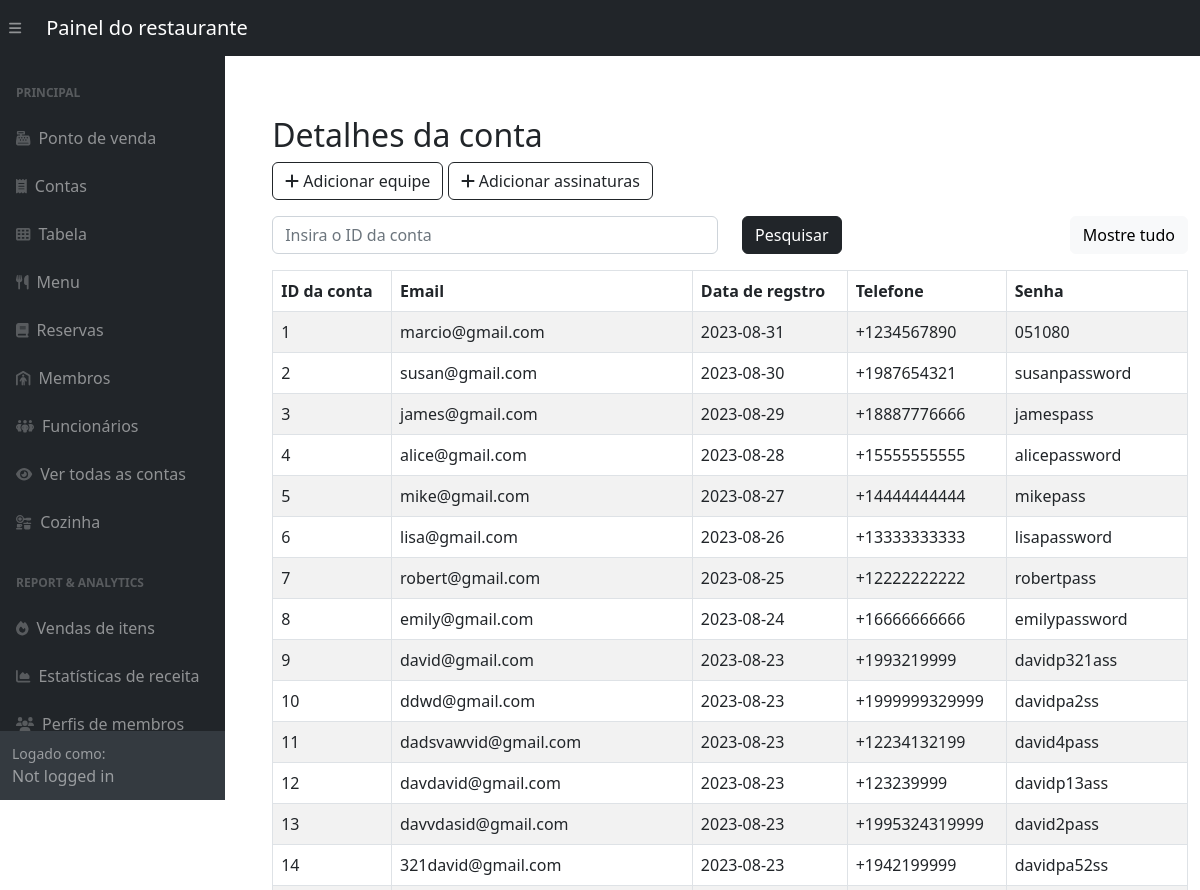
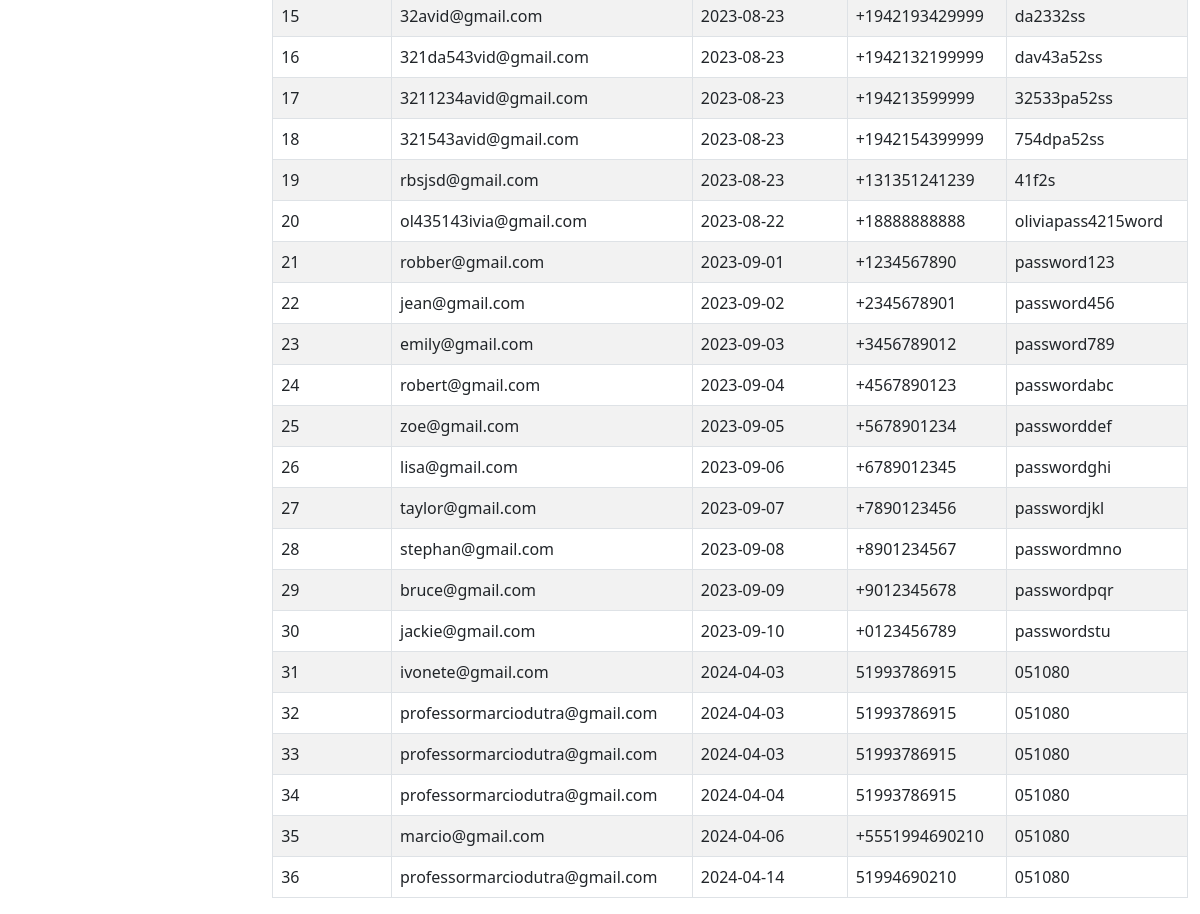
/adminSide/panel/account-panel.php, run on the app's committed database (2 pictures, top to bottom).
### tables this page shows
CREATE TABLE `Accounts` (
  `account_id` int(11) NOT NULL,
  `email` varchar(255) DEFAULT NULL,
  `register_date` date DEFAULT NULL,
  `phone_number` varchar(255) DEFAULT NULL,
  `password` varchar(255) DEFAULT NULL
);

### adminSide/panel/account-panel.php (the view, shortened to what this page needs)
<?php include '../inc/dashHeader.php'; ?>
<div class="wrapper">
    <div class="container-fluid pt-5 pl-600">
        <div class="row">
            <div class="m-50">
                <div class="mt-5 mb-3">
                    <h2 class="pull-left">Detalhes da conta</h2>
                    <a href="../staffCrud/createStaff.php" class="btn btn-outline-dark"><i class="fa fa-plus"></i> Adicionar equipe</a>
                    <a href="../customerCrud/createCust.php" class="btn btn-outline-dark"><i class="fa fa-plus"></i> Adicionar assinaturas</a>
                </div>
                <div class="mb-3">
                    <form method="POST" action="#">
                        <div class="row">
                            <div class="col-md-6">
                                <input required type="text" id="search" name="search" class="form-control" placeholder="Insira o ID da conta">
                            </div>
                            <div class="col-md-3">
                                <button type="submit" class="btn btn-dark">Pesquisar</button>
                            </div>
                            <div class="col" style="text-align: right;" >
                                <a href="account-panel.php" class="btn btn-light">Mostre tudo</a>
                            </div>
                        </div>
                    </form>
                </div>
                <?php
                require_once "../config.php";
                if (isset($_POST['search'])) {
                    if (!empty($_POST['search'])) {
                        $search = $_POST['search'];
                        $sql = "SELECT *
                                FROM Accounts
                                WHERE email LIKE '%$search%' OR account_id LIKE '%$search%'
                                ORDER BY account_id;";
                    } else {
                        $sql = "SELECT *
                                FROM Accounts
                                ORDER BY account_id;";
                    }
                } else {
                    $sql = "SELECT *
                            FROM Accounts
                            ORDER BY account_id;";
                }
                if ($result = mysqli_query($link, $sql)) {
                    if (mysqli_num_rows($result) > 0) {
                        echo '<table class="table table-bordered table-striped">';
                        echo "<thead>";
                        echo "<tr>";
                        echo "<th>ID da conta</th>";
                        echo "<th>Email</th>";
                        echo "<th>Data de regstro</th>";
                        echo "<th>Telefone</th>";
                        echo "<th>Senha</th>";
                        echo "</tr>";
                        echo "</thead>";
                        echo "<tbody>";
                        while ($row = mysqli_fetch_array($result)) {
                            echo "<tr>";
                            echo "<td>" . $row['account_id'] . "</td>";
                            echo "<td>" . $row['email'] . "</td>";
                            echo "<td>" . $row['register_date'] . "</td>";
                            echo "<td>" . $row['phone_number'] . "</td>";
                            echo "<td>" . $row['password'] . "</td>";
                            echo "</tr>";
                        }
                        echo "</tbody>";
                        echo "</table>";
                    } else {
                        echo '<div class="alert alert-danger"><em>No records were found.</em></div>';
                    }
                } else {
                    echo "Oops! Something went wrong. Please try again later.";
                }
                ?>
            </div>
        </div>
    </div>
</div>
<?php include '../inc/dashFooter.php'; ?>

### adminSide/inc/dashHeader.php (shortened to what this page needs)
<!DOCTYPE html>
<html lang="en">
    <head>
        <link href="../css/styles.css" rel="stylesheet" />
    </head>
    <body class="sb-nav-fixed">
        <nav class="sb-topnav navbar navbar-expand navbar-dark bg-dark">
            <button class="btn btn-link btn-sm order-1 order-lg-0 me-4 me-lg-0" id="sidebarToggle" href="#!"><i class="fas fa-bars"></i></button>
            <a class="navbar-brand ps-3" href="../panel/pos-panel.php">Painel do restaurante</a>
        </nav>
        <div id="layoutSidenav">
            <div id="layoutSidenav_nav">
                <nav class="sb-sidenav accordion sb-sidenav-dark" id="sidenavAccordion">
                    <div class="sb-sidenav-menu">
                        <div class="nav">
                            <div class="sb-sidenav-menu-heading">Principal</div>
                            <a class="nav-link" href="../panel/pos-panel.php">
                                <div class="sb-nav-link-icon"><i class="fas fa-cash-register"></i></div>
                                Ponto de venda
                            </a>
                            <a class="nav-link" href="../panel/bill-panel.php">
                                <div class="sb-nav-link-icon"><i class="fas fa-receipt"></i></div>
                                Contas
                            </a>
                            <a class="nav-link" href="../panel/table-panel.php">
                                <div class="sb-nav-link-icon"><i class="fas fa-table-cells"></i></div>
                                Tabela
                            </a>
                            <a class="nav-link" href="../panel/menu-panel.php">
                                <div class="sb-nav-link-icon"><i class="fas fa-utensils"></i></div>
                                Menu
                            </a>
                            <a class="nav-link" href="../panel/reservation-panel.php">
                                <div class="sb-nav-link-icon"><i class="fas fa-book"></i></div>
                                Reservas
                            </a>
                            <a class="nav-link" href="../panel/customer-panel.php">
                                <div class="sb-nav-link-icon"><i class="fas fa-person-shelter"></i></div>
                                Membros
                            </a>
                            <a class="nav-link" href="../panel/staff-panel.php">
                                <div class="sb-nav-link-icon"><i class="fas fa-people-group"></i></div>
                                Funcionários
                            </a>
                            <a class="nav-link" href="../panel/account-panel.php">
                                <div class="sb-nav-link-icon"><i class="fas fa-eye"></i></div>
                                Ver todas as contas
                            </a>
                            <a class="nav-link" href="../panel/kitchen-panel.php">
                                <div class="sb-nav-link-icon"><i class="fas fa-kitchen-set"></i></div>
                                Cozinha
                            </a>
                            <div class="sb-sidenav-menu-heading">Report & Analytics</div>
                            <a class="nav-link" href="../panel/sales-panel.php">
                                <div class="sb-nav-link-icon"><i class="fas fa-fire"></i></div>
                                Vendas de itens
                            </a>
                            <a class="nav-link" href="../panel/statistics-panel.php">
                                <div class="sb-nav-link-icon"><i class="fas fa-chart-area"></i></div>
                                Estatísticas de receita
                            </a>
                            <a class="nav-link" href="../panel/profiles-panel.php">
                                <div class="sb-nav-link-icon"><i class="fas fa-users"></i></div>
                                Perfis de membros
                            </a>
                        </div>
                    </div>
                        <div class="sb-sidenav-footer">
                            <div class="small">Logado como:</div>
                                <?php
                                if (isset($_SESSION['logged_account_id']) && isset($_SESSION['logged_staff_name'])) {
                                    echo "ID: " . $_SESSION['logged_account_id'] . "<br>";
                                    echo "Nome: " . $_SESSION['logged_staff_name'];
                                } else {
                                    echo "Not logged in";
                                }
                                ?>
                        </div>
                </nav>
            </div>
        </<div>
            <div id="content-for-template">Content</div>

### adminSide/inc/dashFooter.php
    </body>
</html>

### adminSide/panel/account-panel.php (style rules this page uses)
.wrapper { width: 1300px; padding-left: 200px; padding-top: 20px }

### data on the page
accounts: account_id "1", email "marcio@gmail.com", register_date "2023-08-31", phone_number "+1234567890", password "051080"
accounts: account_id "2", email "susan@gmail.com", register_date "2023-08-30", phone_number "+1987654321", password "susanpassword"
accounts: account_id "3", email "james@gmail.com", register_date "2023-08-29", phone_number "+18887776666", password "jamespass"
accounts: account_id "4", email "alice@gmail.com", register_date "2023-08-28", phone_number "+15555555555", password "alicepassword"
accounts: account_id "5", email "mike@gmail.com", register_date "2023-08-27", phone_number "+14444444444", password "mikepass"
accounts: account_id "6", email "lisa@gmail.com", register_date "2023-08-26", phone_number "+13333333333", password "lisapassword"
accounts: account_id "7", email "robert@gmail.com", register_date "2023-08-25", phone_number "+12222222222", password "robertpass"
accounts: account_id "8", email "emily@gmail.com", register_date "2023-08-24", phone_number "+16666666666", password "emilypassword"
accounts: account_id "9", email "david@gmail.com", register_date "2023-08-23", phone_number "+1993219999", password "davidp321ass"
accounts: account_id "10", email "ddwd@gmail.com", register_date "2023-08-23", phone_number "+1999999329999", password "davidpa2ss"
accounts: account_id "11", email "dadsvawvid@gmail.com", register_date "2023-08-23", phone_number "+12234132199", password "david4pass"
accounts: account_id "12", email "davdavid@gmail.com", register_date "2023-08-23", phone_number "+123239999", password "davidp13ass"
accounts: account_id "13", email "davvdasid@gmail.com", register_date "2023-08-23", phone_number "+1995324319999", password "david2pass"
accounts: account_id "14", email "321david@gmail.com", register_date "2023-08-23", phone_number "+1942199999", password "davidpa52ss"
accounts: account_id "15", email "32avid@gmail.com", register_date "2023-08-23", phone_number "+1942193429999", password "da2332ss"
accounts: account_id "16", email "321da543vid@gmail.com", register_date "2023-08-23", phone_number "+1942132199999", password "dav43a52ss"
accounts: account_id "17", email "3211234avid@gmail.com", register_date "2023-08-23", phone_number "+194213599999", password "32533pa52ss"
accounts: account_id "18", email "321543avid@gmail.com", register_date "2023-08-23", phone_number "+1942154399999", password "754dpa52ss"
accounts: account_id "19", email "rbsjsd@gmail.com", register_date "2023-08-23", phone_number "+131351241239", password "41f2s"
accounts: account_id "20", email "ol435143ivia@gmail.com", register_date "2023-08-22", phone_number "+18888888888", password "oliviapass4215word"
accounts: account_id "21", email "robber@gmail.com", register_date "2023-09-01", phone_number "+1234567890", password "password123"
accounts: account_id "22", email "jean@gmail.com", register_date "2023-09-02", phone_number "+2345678901", password "password456"
accounts: account_id "23", email "emily@gmail.com", register_date "2023-09-03", phone_number "+3456789012", password "password789"
accounts: account_id "24", email "robert@gmail.com", register_date "2023-09-04", phone_number "+4567890123", password "passwordabc"
accounts: account_id "25", email "zoe@gmail.com", register_date "2023-09-05", phone_number "+5678901234", password "passworddef"
accounts: account_id "26", email "lisa@gmail.com", register_date "2023-09-06", phone_number "+6789012345", password "passwordghi"
accounts: account_id "27", email "taylor@gmail.com", register_date "2023-09-07", phone_number "+7890123456", password "passwordjkl"
accounts: account_id "28", email "stephan@gmail.com", register_date "2023-09-08", phone_number "+8901234567", password "passwordmno"
accounts: account_id "29", email "bruce@gmail.com", register_date "2023-09-09", phone_number "+9012345678", password "passwordpqr"
accounts: account_id "30", email "jackie@gmail.com", register_date "2023-09-10", phone_number "+0123456789", password "passwordstu"
accounts: account_id "31", email "ivonete@gmail.com", register_date "2024-04-03", phone_number "51993786915", password "051080"
accounts: account_id "32", email "professormarciodutra@gmail.com", register_date "2024-04-03", phone_number "51993786915", password "051080"
accounts: account_id "33", email "professormarciodutra@gmail.com", register_date "2024-04-03", phone_number "51993786915", password "051080"
accounts: account_id "34", email "professormarciodutra@gmail.com", register_date "2024-04-04", phone_number "51993786915", password "051080"
accounts: account_id "35", email "marcio@gmail.com", register_date "2024-04-06", phone_number "+5551994690210", password "051080"
accounts: account_id "36", email "professormarciodutra@gmail.com", register_date "2024-04-14", phone_number "51994690210", password "051080"
